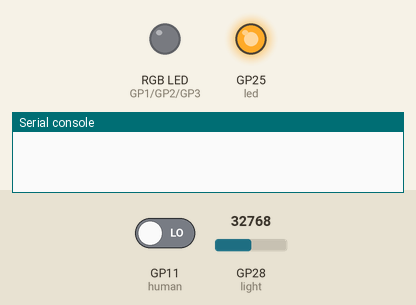
Recording of a program running on a simulated Raspberry Pi Pico running MicroPython. On the bench: an RGB LED mixed from three pins (HIGH = lit), output pins drawn as LEDs (lit = HIGH), the last lines printed to the serial console. The test bench sets the inputs (shaded band); at power-on: GP11 (human) LOW, GP28 (light) = 32768 (analog values on the 0–65535 scale).

Above: at 1.2 s.
1.3 s: GP11 (human) driven HIGH
At 2.5 s:
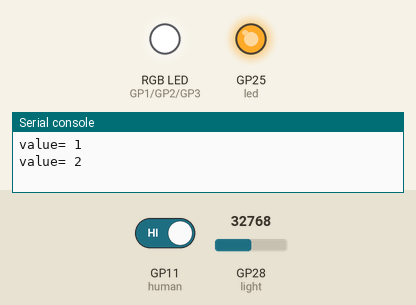
2.8 s: GP28 (light) set to 31376
At 4.2 s:
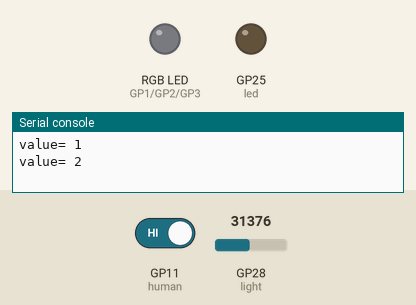
5.0 s: GP28 (light) set to 32767
At 5.4 s:
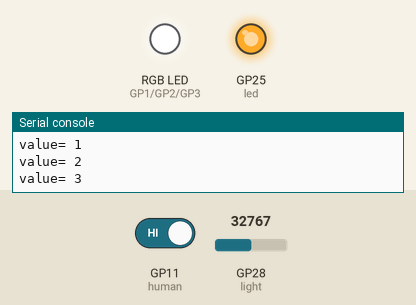
6.5 s: GP28 (light) set to 19660
At 8.3 s:
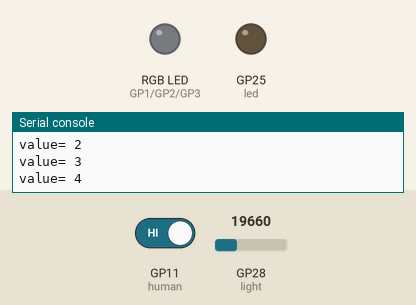
Timing chart, 0 to 9.7 s (numbered marks = the images above; inputs shaded):
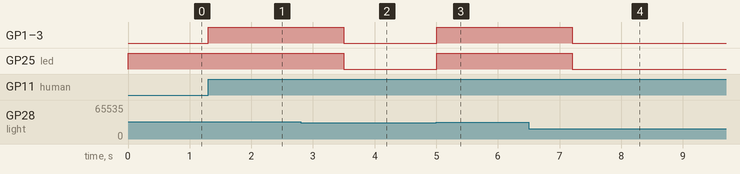

Measured:
- the behaviour switches between 32448 and 32432 on GP28 (light) (found by bisection; images 1 and 2)
- after the input at 1.3 s, GP1 (red), GP2 (green), GP3 (blue): LOW → HIGH at once
- after the input at 2.8 s, GP1 (red), GP2 (green), GP3 (blue), GP25 (led): HIGH → LOW after 0.70 s
- after the input at 5.0 s, GP1 (red), GP2 (green), GP3 (blue), GP25 (led): LOW → HIGH at once
- after the input at 6.5 s, GP1 (red), GP2 (green), GP3 (blue), GP25 (led): HIGH → LOW after 0.71 s

The program:

Human_induction_lamp.py
```python
from machine import Pin, ADC
import utime

# Human detection sensor pin
human = Pin(11, Pin.IN)


# Initialize the photosensitive sensor pin to GP28 (ADC function)
light = ADC(28)

red = Pin(1, Pin.OUT)
green = Pin(2, Pin.OUT)
blue = Pin(3, Pin.OUT)

led = Pin(25, Pin.OUT)

# Turn off the RGB light
def rgb_off():
    red.value(0)
    green.value(0)
    blue.value(0)

# Turn on the RGB light, white
def rgb_on():
    red.value(1)
    green.value(1)
    blue.value(1)

# Open on board LED
def led_on():
    led.value(1)

# Close on board LED
def led_off():
    led.value(0)

# Read the current analog value of the photosensitive sensor, range [0, 100]
# The stronger the light intensity, the smaller the value.
def get_value():
    return int(light.read_u16() * 101 / 65536)


def detect_someone():
    if human.value() == 1:
        return True
    return False


abc = 0

while True:
    val = get_value()
#     print('val=', val)

    if val >= 50:
        led_on()
        if detect_someone() == True:
            abc += 1
            rgb_on()
            print("value=", abc)
            utime.sleep(1)
        else:
            if abc != 0:
                abc = 0
                rgb_off()
    else:
        led_off()
        rgb_off()

    utime.sleep(.1)
```
